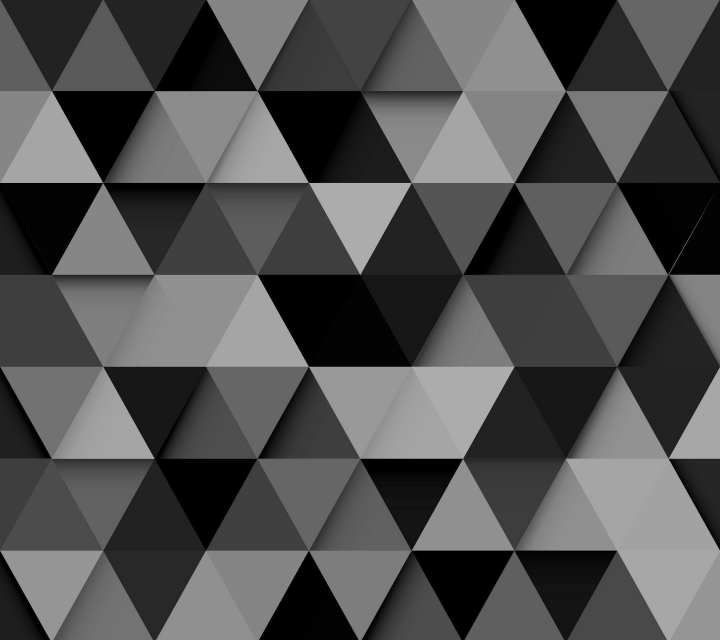
#> input picture LW2/lab2-1.jpg, 2160 x 1920 px (shown at 1/3 size)
$ python lw2.py
#> lines starting #> are read from the running program, lines starting #| are printed output that depends on the picture; after the words box and inside, x2 and y2 are one past the last pixel; in counts of white or black regions, pixels touching at a corner belong together
import numpy as np
import cv2.cv2 as cv2
from matplotlib import pyplot as plt
from matplotlib import image as mpimg
#1
image_path = "lab2-1.jpg"
img = mpimg.imread(image_path)
#> img is the input picture: shape (1920, 2160, 3); min 0, max 205, mean 80.7
img1 = cv2.imread(image_path, cv2.IMREAD_REDUCED_GRAYSCALE_4)
#> img1: shape (480, 540); min 0, max 173, mean 80.7
image_path = "lab2-2.jpg"
img2 = cv2.imread(image_path, cv2.IMREAD_REDUCED_GRAYSCALE_4)
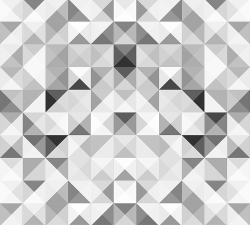
#> input picture LW2/lab2-2.jpg, 250 x 225 px
#> img2 is the input picture: shape (225, 250); min 39, max 255, mean 203.1
image_path = "lab2-3.jpg"
img3 = cv2.imread(image_path, cv2.IMREAD_REDUCED_GRAYSCALE_4)
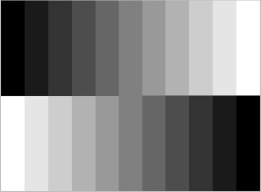
#> input picture LW2/lab2-3.jpg, 261 x 192 px
#> img3 is the input picture: shape (192, 261); min 0, max 255, mean 128.5

#manual threshold
threshold = 127
maxVal = 255

#cv2.THRESH_BINARI
threshold_new, thresh_binary = cv2.threshold(img1,threshold,maxVal,cv2.THRESH_BINARY)
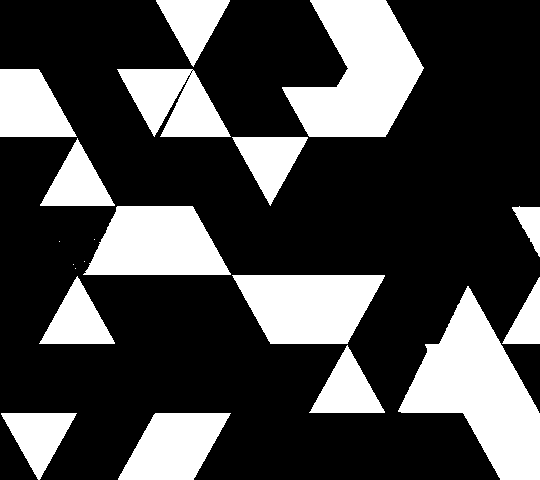
#> thresh_binary: shape (480, 540); 27.9% white; 20 white regions (5 under 20 px), largest, box (x1, y1, x2, y2) and area: (398, 286, 540, 480) 13110, (282, 0, 424, 137) 11872, (232, 275, 385, 344) 7962
#> threshold_new = 127


#cv2.THRESH_BINARY_INV
threshold_new, thresh_binary_inv = cv2.threshold(img2,threshold,maxVal,cv2.THRESH_BINARY_INV)
#> thresh_binary_inv: shape (225, 250); 6.2% white; 28 white regions (6 under 20 px), largest, box (x1, y1, x2, y2) and area: (114, 45, 136, 78) 506, (46, 135, 68, 157) 253, (182, 135, 204, 157) 253


#cv2.THRESH_TOZERO
threshold_new, thresh_tozero = cv2.threshold(img3,threshold,maxVal,cv2.THRESH_TOZERO)
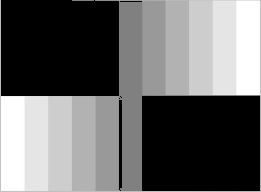
#> thresh_tozero: shape (192, 261); min 0, max 255, mean 104.6


#cv2.THRESH_TOZERO_INV
threshold_new, thresh_tozero_inv = cv2.threshold(img1,threshold,maxVal,cv2.THRESH_TOZERO_INV)


#cv2.THRESH_TRUNC
threshold_new, thresh_trunc = cv2.threshold(img2,threshold,maxVal,cv2.THRESH_TOZERO_INV)


#automatic threshold
#triangle method
#cv2.THRESH_TRIANGLE
threshold_new, thresh_triangle = cv2.threshold(img2,threshold,maxVal,cv2.THRESH_TRIANGLE)
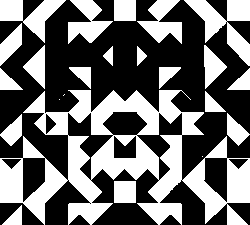
#> thresh_triangle: shape (225, 250); 42.3% white; 23 white regions (3 under 20 px), largest, box (x1, y1, x2, y2) and area: (0, 90, 250, 225) 13926, (184, 0, 250, 66) 1721, (0, 0, 66, 43) 1209
#> threshold_new = 221
print(threshold_new)
#| 221.0


#Otsu's method
#cv2.THRESH_OTSU
threshold_new, thresh_otsu = cv2.threshold(img1,threshold,maxVal,cv2.THRESH_OTSU)
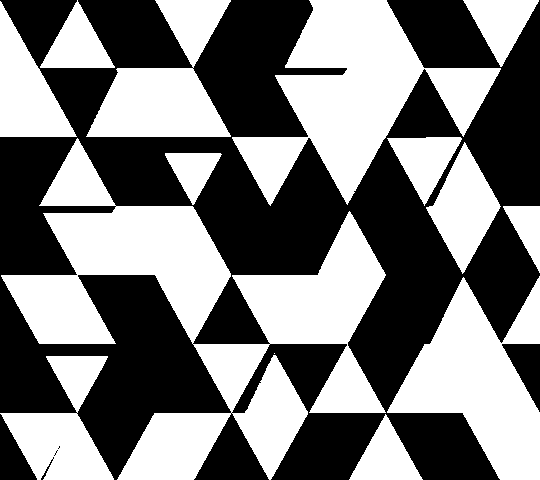
#> thresh_otsu: shape (480, 540); 48.1% white; 14 white regions (1 under 20 px), largest, box (x1, y1, x2, y2) and area: (1, 138, 386, 480) 46080, (232, 0, 501, 206) 22615, (387, 276, 540, 480) 15670
#> threshold_new = 82
n, bins, patches =plt.hist(img.ravel(), bins=256, range=(0.0, 1.0), fc='k', ec='k')
#> n = 256 values, max 1015239 at index 0, min 0 at index 1, mean 4158.7; bins = 257 values from 0 to 1; patches = 256 items
plt.show()
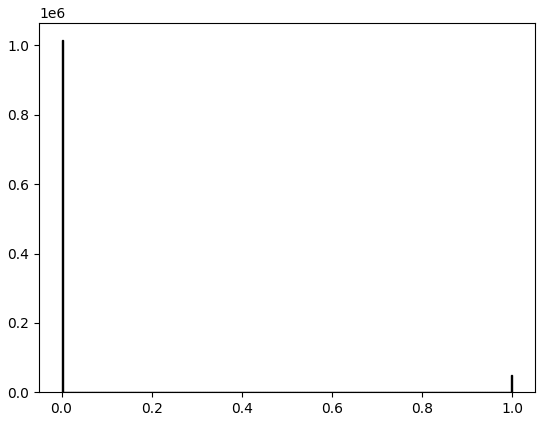
#> figure drawn by matplotlib, 1 panel; tallest bar 1015239 high, from x = 0 to 0.00391
print(threshold_new)
#| 82.0

titles = ['Original Image 1','Original Image 2','Original Image 3','BINARY','BINARY_INV','TRUNC','TOZERO','TOZERO_INV','THRESH_TRIANGLE','THRESH_OTSU']
images = [img1,img2,img3, thresh_binary, thresh_binary_inv, thresh_trunc, thresh_tozero,thresh_tozero_inv, thresh_triangle,thresh_otsu]
for i in range(10):
    plt.subplot(2,5,i+1),plt.imshow(images[i],'gray',vmin=0,vmax=255)
    plt.title(titles[i])
    plt.xticks([]),plt.yticks([])
plt.show()
cv2.waitKey(0)


#2
image_path = "text.png"
img_text = cv2.imread(image_path, cv2.IMREAD_REDUCED_GRAYSCALE_4)

# adaptive methods

#> (the run stopped early here; a loop or call above may not have finished)
